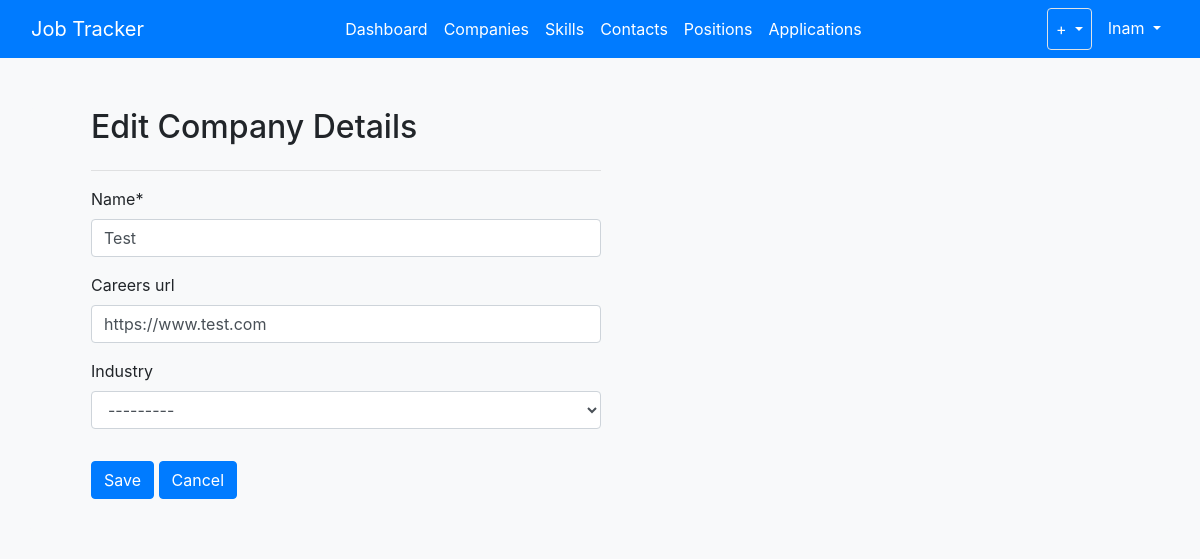
Screenshot of /companies/edit/1 (signed in) with the database file from the repository.
### jobs/models.py (models this page shows, shortened)
class Company(models.Model):
	INDUSTRY_CHOICES = [
		('tech', 'Tech'),
		('ecommerce', 'Ecommerce'),
		('gaming', 'Gaming'),
		('healthcare', 'Healthcare'),
		('pharma', 'Pharmaceutical'),
		('aerospace', 'Aerospace'),
		('fintech', 'FinTech'),
		('nonprofit', 'Nonprofit'),
		('defense', 'Defense'),
		('other', 'Other'),
	]
	user = models.ForeignKey(
		User,
		on_delete=models.CASCADE,
		default=1)
	name = models.CharField(max_length=100)
	careers_url = models.URLField(max_length=1000, null=True, blank=True)
	industry = models.CharField(choices=INDUSTRY_CHOICES, max_length=100, null=True, blank=True)

### jobs/views.py (the view, shortened to what this page needs)
# urls.py: path('companies/edit/<int:pk>', CompanyUpdateView.as_view(), name='jobs-company-update'),
class CompanyUpdateView(LoginRequiredMixin, UpdateView):
    model = Company
    fields = ['name', 'careers_url', 'industry']
    template_name_suffix = '_update_form'
    success_url = reverse_lazy('jobs-companies')
    def get_context_data(self, **kwargs):
        context = super().get_context_data(**kwargs)
        context['id'] = self.kwargs['pk']
        return context

### jobs/templates/jobs/company_update_form.html (shortened to what this page needs)
{% extends "jobs/base.html" %}
{% load crispy_forms_tags %}
{% block content %}
<div class="container h-100 mt-5">
	<div class="container ml-3">
		<div class="row mt-3">
			<div class="col-md-auto">
				<h2>Edit Company Details</h2>
			</div>
		</div>
		<div class="row">
			<div class="col-sm-6 mb-3">
				<form method="POST">
					<hr>
				{{ form|crispy }}
					<div class="row mb-3">
						<div class="col mt-3">
							<input class="btn btn-primary" type="submit" value="Save">
							<a class="btn btn-primary" href="{% url 'jobs-companies' %}" role="button">Cancel</a>
						</div>
				    </div>
				</form>
			</div>
		</div>
	</div>
</div>
{% endblock content %}

### jobs/templates/jobs/base.html (shortened to what this page needs)
{% load static %}
<!DOCTYPE html>
<html>
<head>
    <link rel="stylesheet" href="https://cdn.jsdelivr.net/npm/bootstrap@4.5.3/dist/css/bootstrap.min.css">
    <link rel="stylesheet" type="text/css" href="{% static 'jobs/style.css' %}">
	<link rel="stylesheet" href="https://ajax.googleapis.com/ajax/libs/jqueryui/1.12.1/themes/smoothness/jquery-ui.css">
	<link rel="stylesheet" href="https://cdn.jsdelivr.net/npm/bootstrap-icons@1.5.0/font/bootstrap-icons.css">
</head>
<body class="h-100 bg-light full-page">
	<nav class="navbar navbar-expand-lg navbar-dark bg-primary fixed-top">
		<div class="container-fluid">
			<a class="navbar-brand" href="/">Job Tracker</a>
			<div class="collapse navbar-collapse" id="expandMenu">
				<ul class="navbar-nav mr-auto">
					{% if request.user.is_authenticated %}
					<li class="nav-item">
						<a class="nav-link active" aria-current="page" href="/">Dashboard</a>
					</li>
					<li class="nav-item">
						<a class="nav-link active" href="{% url 'jobs-companies' %}">Companies</a>
					</li>
					<li class="nav-item">
						<a class="nav-link active" href="{% url 'jobs-list-skill' %}">Skills</a>
					</li>
					<li class="nav-item">
						<a class="nav-link active" href="/contacts">Contacts</a>
					</li>
					<li class="nav-item">
						<a class="nav-link active" href="{% url 'jobs-list-positions' %}">Positions</a>
					</li>
					<li class="nav-item">
						<a class="nav-link active" href="{% url 'jobs-list-applications' %}">Applications</a>
					</li>
					{% endif %}
				</ul>
				<ul class="navbar-nav">
					{% if request.user.is_authenticated %}
					<li class="dropdown border rounded">
						<a class="nav-link active dropdown-toggle" href="#" id="navbarDropdownMenuLink" role="button" data-bs-toggle="dropdown" aria-expanded="false"> + </a>
					</li>
					<li class="dropdown ml-2">
						<a class="nav-link active dropdown-toggle" href="#" id="navbarDropdownMenuLink" role="button" data-bs-toggle="dropdown" aria-expanded="false"> {{ request.user.username }} </a>
					</li>
					{% endif %}
				</ul>
			</div>
		</div>
	</nav>
	<div class="container bg-light rounded">
		{% block content %}{% endblock %}
	</div>
</body>
</html>

### jobs/static/jobs/style.css (style rules this page uses)
body { padding-top: 60px; }

### rows the page displays
Company: name "Test", careers_url "https://www.test.com", industry "---------"

### other values shown
{{ request.user.username }} "lnam"
